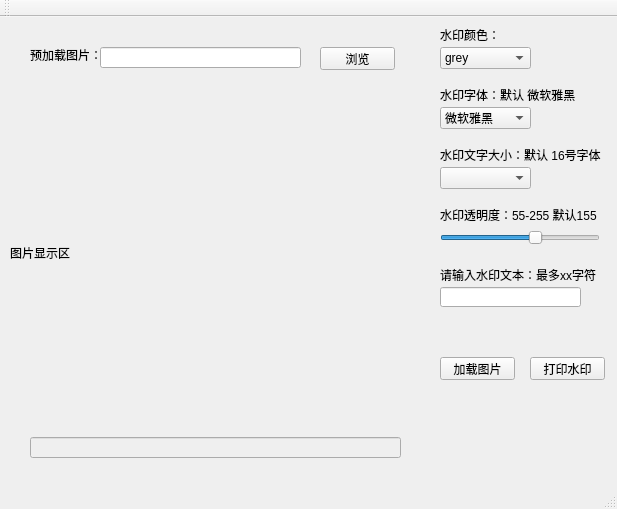
<?xml version="1.0" encoding="UTF-8"?>
<ui version="4.0">
 <class>MainWindow</class>
 <widget class="QMainWindow" name="MainWindow">
  <property name="geometry">
   <rect>
    <x>0</x>
    <y>0</y>
    <width>617</width>
    <height>509</height>
   </rect>
  </property>
  <property name="windowTitle">
   <string>MainWindow</string>
  </property>
  <widget class="QWidget" name="centralWidget">
   <widget class="QLineEdit" name="lineEdit">
    <property name="geometry">
     <rect>
      <x>100</x>
      <y>30</y>
      <width>201</width>
      <height>21</height>
     </rect>
    </property>
   </widget>
   <widget class="QLabel" name="label">
    <property name="geometry">
     <rect>
      <x>30</x>
      <y>30</y>
      <width>71</width>
      <height>16</height>
     </rect>
    </property>
    <property name="text">
     <string>预加载图片：</string>
    </property>
   </widget>
   <widget class="QPushButton" name="pushButton">
    <property name="geometry">
     <rect>
      <x>320</x>
      <y>30</y>
      <width>75</width>
      <height>23</height>
     </rect>
    </property>
    <property name="text">
     <string>浏览</string>
    </property>
   </widget>
   <widget class="QPushButton" name="pushButton_2">
    <property name="geometry">
     <rect>
      <x>440</x>
      <y>340</y>
      <width>75</width>
      <height>23</height>
     </rect>
    </property>
    <property name="text">
     <string>加载图片</string>
    </property>
   </widget>
   <widget class="QLabel" name="label_2">
    <property name="geometry">
     <rect>
      <x>10</x>
      <y>80</y>
      <width>411</width>
      <height>311</height>
     </rect>
    </property>
    <property name="maximumSize">
     <size>
      <width>411</width>
      <height>311</height>
     </size>
    </property>
    <property name="autoFillBackground">
     <bool>true</bool>
    </property>
    <property name="text">
     <string>图片显示区</string>
    </property>
    <property name="textFormat">
     <enum>Qt::AutoText</enum>
    </property>
    <property name="scaledContents">
     <bool>true</bool>
    </property>
   </widget>
   <widget class="QComboBox" name="comboBox">
    <property name="geometry">
     <rect>
      <x>440</x>
      <y>30</y>
      <width>91</width>
      <height>22</height>
     </rect>
    </property>
    <item>
     <property name="text">
      <string>grey</string>
     </property>
    </item>
    <item>
     <property name="text">
      <string>black</string>
     </property>
    </item>
    <item>
     <property name="text">
      <string>red</string>
     </property>
    </item>
    <item>
     <property name="text">
      <string>yellow</string>
     </property>
    </item>
    <item>
     <property name="text">
      <string>blue</string>
     </property>
    </item>
   </widget>
   <widget class="QComboBox" name="comboBox_2">
    <property name="geometry">
     <rect>
      <x>440</x>
      <y>90</y>
      <width>91</width>
      <height>22</height>
     </rect>
    </property>
    <item>
     <property name="text">
      <string>微软雅黑</string>
     </property>
    </item>
    <item>
     <property name="text">
      <string>楷体</string>
     </property>
    </item>
    <item>
     <property name="text">
      <string>仿宋</string>
     </property>
    </item>
    <item>
     <property name="text">
      <string>Roman</string>
     </property>
    </item>
   </widget>
   <widget class="QComboBox" name="comboBox_3">
    <property name="geometry">
     <rect>
      <x>440</x>
      <y>150</y>
      <width>91</width>
      <height>22</height>
     </rect>
    </property>
   </widget>
   <widget class="QLabel" name="label_3">
    <property name="geometry">
     <rect>
      <x>440</x>
      <y>10</y>
      <width>101</width>
      <height>16</height>
     </rect>
    </property>
    <property name="text">
     <string>水印颜色：</string>
    </property>
   </widget>
   <widget class="QLabel" name="label_4">
    <property name="geometry">
     <rect>
      <x>440</x>
      <y>70</y>
      <width>141</width>
      <height>16</height>
     </rect>
    </property>
    <property name="text">
     <string>水印字体：默认 微软雅黑</string>
    </property>
   </widget>
   <widget class="QLabel" name="label_5">
    <property name="geometry">
     <rect>
      <x>440</x>
      <y>130</y>
      <width>171</width>
      <height>16</height>
     </rect>
    </property>
    <property name="text">
     <string>水印文字大小：默认 16号字体</string>
    </property>
   </widget>
   <widget class="QLabel" name="label_6">
    <property name="geometry">
     <rect>
      <x>440</x>
      <y>190</y>
      <width>171</width>
      <height>16</height>
     </rect>
    </property>
    <property name="text">
     <string>水印透明度：55-255 默认155</string>
    </property>
   </widget>
   <widget class="QSlider" name="horizontalSlider">
    <property name="enabled">
     <bool>true</bool>
    </property>
    <property name="geometry">
     <rect>
      <x>440</x>
      <y>210</y>
      <width>160</width>
      <height>22</height>
     </rect>
    </property>
    <property name="maximum">
     <number>255</number>
    </property>
    <property name="singleStep">
     <number>5</number>
    </property>
    <property name="value">
     <number>155</number>
    </property>
    <property name="orientation">
     <enum>Qt::Horizontal</enum>
    </property>
   </widget>
   <widget class="QLabel" name="label_7">
    <property name="geometry">
     <rect>
      <x>440</x>
      <y>250</y>
      <width>161</width>
      <height>16</height>
     </rect>
    </property>
    <property name="text">
     <string>请输入水印文本：最多xx字符</string>
    </property>
   </widget>
   <widget class="QLineEdit" name="lineEdit_2">
    <property name="geometry">
     <rect>
      <x>440</x>
      <y>270</y>
      <width>141</width>
      <height>20</height>
     </rect>
    </property>
   </widget>
   <widget class="QPushButton" name="pushButton_3">
    <property name="geometry">
     <rect>
      <x>530</x>
      <y>340</y>
      <width>75</width>
      <height>23</height>
     </rect>
    </property>
    <property name="text">
     <string>打印水印</string>
    </property>
   </widget>
   <widget class="QLineEdit" name="lineEdit_3">
    <property name="enabled">
     <bool>false</bool>
    </property>
    <property name="geometry">
     <rect>
      <x>30</x>
      <y>420</y>
      <width>371</width>
      <height>21</height>
     </rect>
    </property>
   </widget>
  </widget>
  <widget class="QMenuBar" name="menuBar">
   <property name="geometry">
    <rect>
     <x>0</x>
     <y>0</y>
     <width>617</width>
     <height>23</height>
    </rect>
   </property>
  </widget>
  <widget class="QToolBar" name="mainToolBar">
   <attribute name="toolBarArea">
    <enum>TopToolBarArea</enum>
   </attribute>
   <attribute name="toolBarBreak">
    <bool>false</bool>
   </attribute>
  </widget>
  <widget class="QStatusBar" name="statusBar"/>
 </widget>
 <layoutdefault spacing="6" margin="11"/>
 <resources/>
 <connections/>
</ui>
